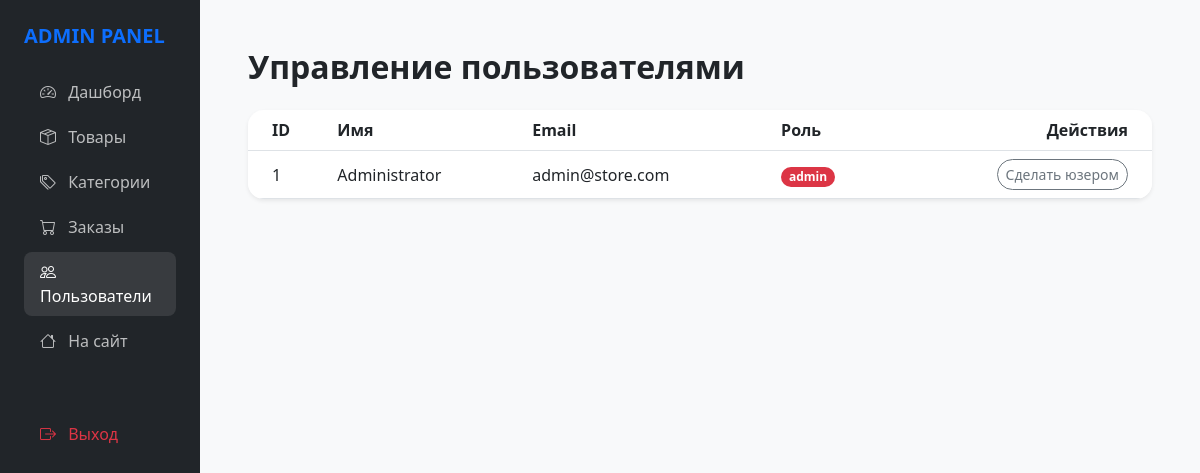
The page /admin/users.php (signed in) on the database its author committed.
### tables this page shows
CREATE TABLE IF NOT EXISTS users (
    id INT AUTO_INCREMENT PRIMARY KEY,
    name VARCHAR(100) NOT NULL,
    email VARCHAR(100) UNIQUE NOT NULL,
    password VARCHAR(255) NOT NULL,
    role ENUM('user', 'admin') DEFAULT 'user',
    created_at TIMESTAMP DEFAULT CURRENT_TIMESTAMP
);

### includes/config.php (called while the page is built, shortened)
<?php
function h($str) {
    return htmlspecialchars($str, ENT_QUOTES, 'UTF-8');
}
?>

### admin/users.php (the view, shortened to what this page needs)
<?php
require_once '../includes/config.php';
$users = mysqli_query($conn, "SELECT * FROM users ORDER BY id DESC");
?>
<!DOCTYPE html>
<html lang="ru">
<head>
    <link href="https://cdn.jsdelivr.net/npm/bootstrap@5.3.0/dist/css/bootstrap.min.css" rel="stylesheet">
    <link rel="stylesheet" href="https://cdn.jsdelivr.net/npm/bootstrap-icons@1.10.5/font/bootstrap-icons.css">
</head>
<body class="bg-light">
<div class="container-fluid">
    <div class="row">
        <div class="col-md-3 col-lg-2 p-0 sidebar position-fixed d-none d-md-block">
            <div class="p-4">
                <h5 class="fw-bold text-primary mb-4">ADMIN PANEL</h5>
                <ul class="nav flex-column">
                    <li class="nav-item"><a class="nav-link" href="index.php"><i class="bi bi-speedometer2 me-2"></i> Дашборд</a></li>
                    <li class="nav-item"><a class="nav-link" href="products.php"><i class="bi bi-box-seam me-2"></i> Товары</a></li>
                    <li class="nav-item"><a class="nav-link" href="categories.php"><i class="bi bi-tags me-2"></i> Категории</a></li>
                    <li class="nav-item"><a class="nav-link" href="orders.php"><i class="bi bi-cart me-2"></i> Заказы</a></li>
                    <li class="nav-item"><a class="nav-link active" href="users.php"><i class="bi bi-people me-2"></i> Пользователи</a></li>
                    <li class="nav-item"><a class="nav-link" href="../index.php"><i class="bi bi-house me-2"></i> На сайт</a></li>
                    <li class="nav-item mt-5"><a class="nav-link text-danger" href="../logout.php"><i class="bi bi-box-arrow-right me-2"></i> Выход</a></li>
                </ul>
            </div>
        </div>
        <div class="col-md-9 col-lg-10 ms-auto p-4 p-md-5">
            <h2 class="fw-bold mb-4">Управление пользователями</h2>
            <div class="card border-0 shadow-sm rounded-4 overflow-hidden">
                <div class="table-responsive">
                    <table class="table table-hover align-middle mb-0">
                        <thead class="bg-light">
                            <tr>
                                <th class="ps-4">ID</th>
                                <th>Имя</th>
                                <th>Email</th>
                                <th>Роль</th>
                                <th class="text-end pe-4">Действия</th>
                            </tr>
                        </thead>
                        <tbody>
                            <?php while($user = mysqli_fetch_assoc($users)): ?>
                                <tr>
                                    <td class="ps-4"><?= $user['id'] ?></td>
                                    <td><?= h($user['name']) ?></td>
                                    <td><?= h($user['email']) ?></td>
                                    <td>
                                        <span class="badge rounded-pill bg-<?= $user['role'] === 'admin' ? 'danger' : 'primary' ?>">
                                            <?= h($user['role']) ?>
                                        </span>
                                    </td>
                                    <td class="text-end pe-4">
                                        <div class="d-flex justify-content-end gap-2">
                                            <form action="users.php" method="POST" class="d-inline">
                                                <button type="submit" name="change_role" class="btn btn-sm btn-outline-secondary rounded-pill">
                                                    Сделать <?= $user['role'] === 'admin' ? 'юзером' : 'админом' ?>
                                                </button>
                                            </form>
                                        </div>
                                    </td>
                                </tr>
                            <?php endwhile; ?>
                        </tbody>
                    </table>
                </div>
            </div>
        </div>
    </div>
</div>
</body>
</html>

### admin/users.php (style rules this page uses)
.sidebar { min-height: 100vh; background: #212529; color: white; }
.sidebar .nav-link { color: rgba(255,255,255,0.7); border-radius: 8px; margin-bottom: 5px; }
.sidebar .nav-link:hover, .sidebar .nav-link.active { background: rgba(255,255,255,0.1); color: white; }

### rows shown on the page
users: id "1", name "Administrator", email "admin@store.com", role "admin", shows "юзером"
